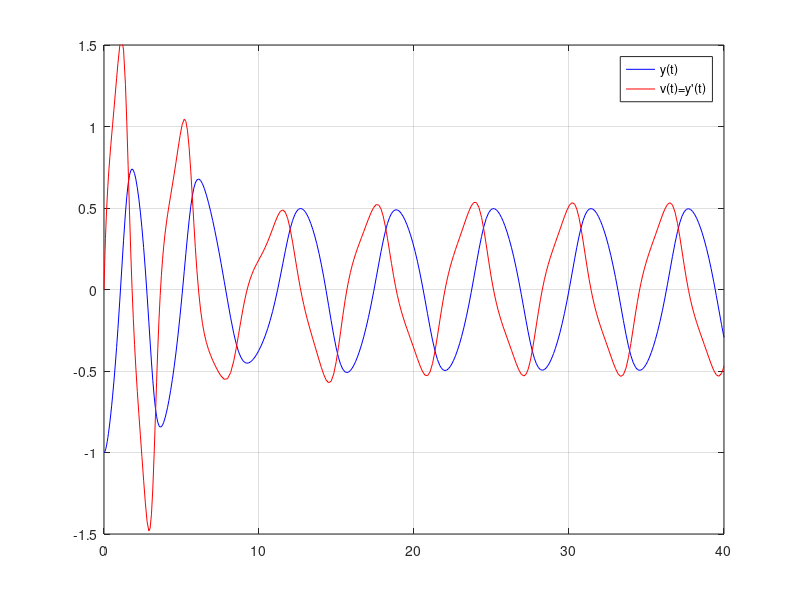
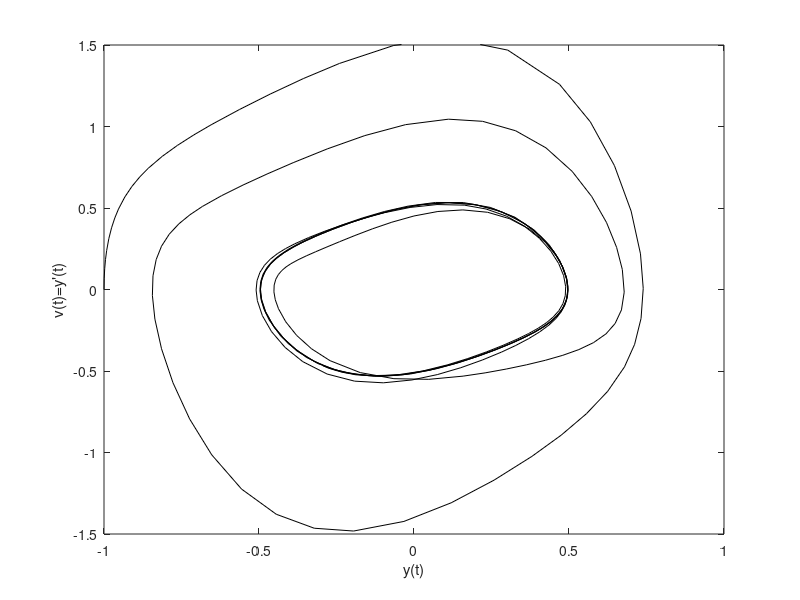

Reproduce these figures in MATLAB, in order.
function LAB04ex2
   t0 = 0; tf = 40; y0 = [-1;0];
   [t,Y] = ode45(@f,[t0,tf],y0);
   y = Y(:,1); v = Y(:,2);
   figure(1);
   plot(t,y,'b-',t,v,'r-')
   axis ([0 40 -1.5 1.5]); grid on; legend('y(t)','v(t)=y''(t)');
   ylim([-1.5,1.5]);
   figure(2)
   plot(y,v,'k-') 
   xlabel('y(t)'); ylabel('v(t)=y''(t)'); axis ([-1 1 -1.5 1.5]);  
   end
  %----------------------------------------------------------------------
  function dYdt = f(t,Y)
  y = Y(1); v = Y(2);
  dYdt = [v; cos(t)-4*v*y^2-3*y];
  end